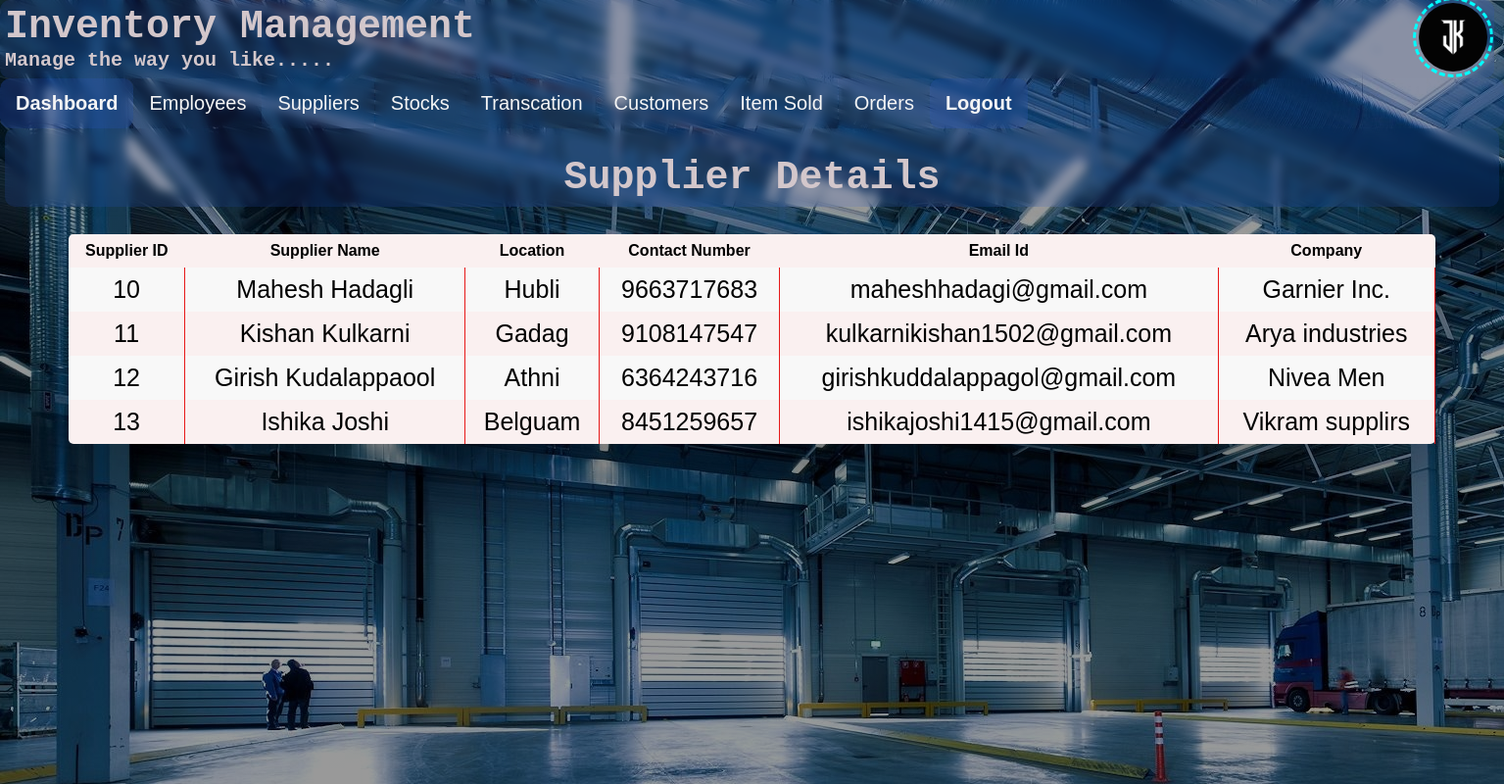
The page /SelectSupplier.php on the database its author committed.
### tables this page shows
CREATE TABLE `supplier` (
  `Sup_id` int(100) NOT NULL,
  `Sup_Name` varchar(255) NOT NULL,
  `Location` varchar(255) NOT NULL,
  `Contact_No` varchar(255) NOT NULL,
  `Email_id` varchar(255) NOT NULL,
  `Company` varchar(255) NOT NULL
);

### SelectSupplier.php (the view, shortened to what this page needs)
<!DOCTYPE html>
<html lang="en">
<head>
    <link rel="stylesheet" href="styleTable.css">
    <link rel="stylesheet" href="StyleFront.css">
    <link rel="stylesheet" href="StyleDemo.css">
    <link rel="stylesheet" href="StyleDashboard.css">
	<link rel="stylesheet" href="Demo.css">
</head>
<body>
    <div class="image">
        <form action="" class="forms">
            <h1>Inventory Management</h1>
                <p>Manage the way you like.....</p>
				<div class="design">
        <a href="#" class="logo"><img src="JK logo.jpg" alt="Karthik"></a>
    </div>
        </form>
        <div class="navbar" id="nav">
	  <a href="Dashboard.php" class="active">Dashboard</a>
	  <div class="dropdown">
		<button class="btn">Employees
		</button>
	  </div>
	  <div class="dropdown">
		<button class="btn">Suppliers
		</button>
	  </div>
	  <div class="dropdown">
		<button class="btn">Stocks
		</button>
	  </div>
	  <div class="dropdown">
		<button class="btn">Transcation
		</button>
	  </div>
	  <div class="dropdown">
		<button class="btn">Customers
		</button>
	  </div>
	  <div class="dropdown">
		<button class="btn">Item Sold
		</button>
	  </div>
	  <div class="dropdown">
		<button class="btn">Orders
		</button>
	  </div>
	  <a href="Logout.php" class="active">Logout</a>
	</div>
        <?php
$conn = mysqli_connect("localhost", "root", "", "inventoryManagement");
        $sql = "SELECT * FROM Supplier";
        $result = mysqli_query($conn,$sql);
        if(mysqli_num_rows($result)<=0)
        {
            echo '<script type="text/javascript" language="javascript">
            if(confirm("NO RESULTS FOUND!"))
            {
                self.location="AddSupplier.php";
            }
            </script> ';
            exit();
        }
        else{
            echo "<center>";
                echo '<form action="" class="forms"><br>';
                echo '<h1 style="font-size: 40px">Supplier Details</h1>';
                echo '</form>';
                echo '<div class="table-wrapper">';
                echo '<table class="fl-table">';
                echo '<thread><tr><th>Supplier ID</th><th>Supplier Name</th><th>Location</th><th>Contact Number</th><th>Email Id</th><th>Company</th></tr></thread>'."<br>";
                while($row=mysqli_fetch_assoc($result))
                {
                    echo "<tr><td>".$row['Sup_id']."</td><td>".$row['Sup_Name']."</td><td>".$row['Location']."</td><td>".$row['Contact_No']."</td><td>" .$row['Email_id']. "</td><td>".$row['Company']. "</td></tr>";
                }
                echo "</table>";
                echo "</div>";
                echo "</center>";
        }
        ?>
    </div>
</body>
</html>

### styleTable.css (style rules this page uses)
* { box-sizing: border-box; -webkit-box-sizing: border-box; -moz-box-sizing: border-box; }
body { font-family: Helvetica; -webkit-font-smoothing: antialiased; }
.table-wrapper { margin: 10px 70px 70px; box-shadow: 0px 35px 50px rgba( 0, 0, 0, 0.2 ); }
.fl-table { border-radius: 5px; font-size: px; font-weight: normal; border: none; border-collapse: collapse; width: 100%; max-width: 100%; white-space: nowrap; background-color: rgb(250, 240, 240); }
.fl-table td, .fl-table th { text-align: center; padding: 8px; }
.fl-table td { border-right: 1px solid #e71919; font-size: 25px; }
.fl-table tr:nth-child(even) { background: #F8F8F8; }

### StyleFront.css (style rules this page uses)
.imageE,.imageS,.image { height: 100%; width: 100%; background-image: linear-gradient(rgba(0,0,0,0.4),rgba(0,0,0,0.4)),url(pixabay.jpg); position: absolute; }
.forms { font-family: 'Courier New', Courier, monospace; width: 1525px; height: 80px; position: relative; color: #d3c7cb; padding: 5px; overflow: hidden; border-radius: 10px; background: rgba(52, 99, 230, 0.144); backdrop-filter: blur(5px); font-weight: bolder; font-size: 20px; }

### StyleDemo.css (style rules this page uses)
.navbar { overflow: hidden; background: rgba(52, 99, 230, 0.144); font-weight: bolder; border-radius: 10px; }
.navbar a { float: left; display: block; color: whitesmoke; text-align: center; padding: 14px 16px; text-decoration: none; font-size: 20px; }
.active { background: rgba(52, 99, 230, 0.144); color: white; backdrop-filter: blur(5px); border-radius: 10px; }
.dropdown { float: left; overflow: hidden; border-radius: 10px; }
.dropdown .btn { font-size: 20px; border: none; outline: none; color: whitesmoke; padding: 14px 16px; background-color: inherit; font-family: inherit; margin: 0; backdrop-filter: blur(5px); }

### StyleDashBoard.css (style rules this page uses)
* { margin: 0px; padding: 0px; }

### Demo.css (style rules this page uses)
.design { margin: 0; height: 80px; width: auto; display: grid; place-items: center; margin-left: 1440px; margin-top: -75px; }
.logo { width: 70px; height: 70px; position: relative; }
.logo img { max-width: 100%; border-radius: 50%; }
.logo::before { content: ""; position: absolute; width: 100%; height: 100%; outline: 3px dashed cyan; outline-offset: 3px; border-radius: 50%; animation: spin 6s linear infinite; }

### rows shown on the page
supplier: Sup_id "10", Sup_Name "Mahesh Hadagli", Location "Hubli", Contact_No "9663717683", Email "maheshhadagi@gmail.com", Company "Garnier Inc."
supplier: Sup_id "11", Sup_Name "Kishan Kulkarni", Location "Gadag", Contact_No "9108147547", Email "kulkarnikishan1502@gmail.com", Company "Arya industries"
supplier: Sup_id "12", Sup_Name "Girish Kudalappaool", Location "Athni", Contact_No "6364243716", Email "girishkuddalappagol@gmail.com", Company "Nivea Men"
supplier: Sup_id "13", Sup_Name "Ishika Joshi", Location "Belguam", Contact_No "8451259657", Email "ishikajoshi1415@gmail.com", Company "Vikram supplirs"
